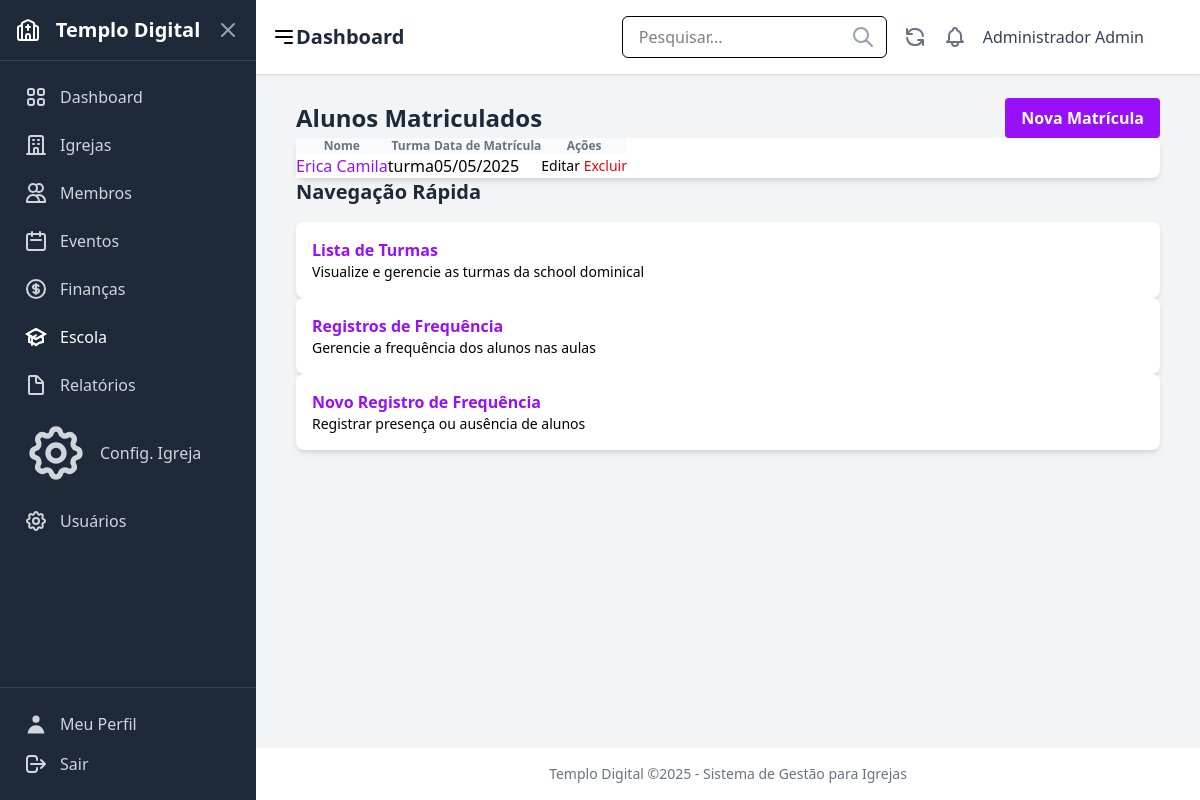
The app's page /escola/alunos/ (signed in) with its own data.
### users/models.py (models this page shows, shortened)
class CustomUser(AbstractUser):
    ROLE_CHOICES = [
        ('admin', 'Administrador'),
        ('pastor', 'Pastor'),
        ('secretario', 'Secretário'),
        ('tesoureiro', 'Tesoureiro'),
        ('lider', 'Líder'),
        ('membro', 'Membro'),
    ]
    role = models.CharField(
        _('Função'),
        max_length=20,
        choices=ROLE_CHOICES,
        default='membro',
        help_text=_('Define o nível de permissão do usuário no sistema')
    )
    phone = models.CharField(
        _('Telefone'),
        max_length=20,
        blank=True,
        null=True
    )
    address = models.TextField(
        _('Endereço'),
        blank=True,
        null=True
    )
    profile_image = models.ImageField(
        _('Imagem de Perfil'),
        upload_to='profile_images/',
        blank=True,
        null=True
    )
    class Meta:
        verbose_name = _('Usuário')
        verbose_name_plural = _('Usuários')

### school/models.py (models this page shows, shortened)
class Student(models.Model):
    member = models.ForeignKey(Member, on_delete=models.CASCADE, related_name="student_enrollments", verbose_name="Membro (Aluno)")
    school_class = models.ForeignKey(SchoolClass, on_delete=models.CASCADE, related_name="students", verbose_name="Turma")
    enrollment_date = models.DateField(auto_now_add=True, verbose_name="Data de Matrícula")
    created_at = models.DateTimeField(auto_now_add=True, verbose_name="Criado em")
    updated_at = models.DateTimeField(auto_now=True, verbose_name="Atualizado em")
    class Meta:
        verbose_name = "Aluno"
        verbose_name_plural = "Alunos"
        unique_together = [("member", "school_class")] # Um membro só pode estar em uma turma uma vez?
        ordering = ["school_class", "member__name"]

class SchoolClass(models.Model):
    name = models.CharField(max_length=255, verbose_name="Nome da Turma")
    description = models.TextField(blank=True, null=True, verbose_name="Descrição")
    teacher = models.ForeignKey(Member, on_delete=models.SET_NULL, null=True, blank=True, related_name="taught_classes", verbose_name="Professor")
    room = models.CharField(max_length=100, blank=True, null=True, verbose_name="Sala")
    schedule = models.CharField(max_length=255, blank=True, null=True, verbose_name="Horário")
    max_students = models.PositiveIntegerField(blank=True, null=True, verbose_name="Máximo de Alunos")
    created_at = models.DateTimeField(auto_now_add=True, verbose_name="Criado em")
    updated_at = models.DateTimeField(auto_now=True, verbose_name="Atualizado em")
    class Meta:
        verbose_name = "Turma da Escola Dominical"
        verbose_name_plural = "Turmas da Escola Dominical"
        ordering = ["name"]

### members/models.py (models this page shows, shortened)
class Member(models.Model):
    MEMBER_TYPE_CHOICES = [
        ("membro", "Membro"),
        ("visitante", "Visitante"),
        ("obreiro", "Obreiro"),
    ]
    GENDER_CHOICES = [
        ("M", "Masculino"),
        ("F", "Feminino"),
        ("O", "Outro"),
    ]
    MARITAL_STATUS_CHOICES = [
        ("solteiro", "Solteiro(a)"),
        ("casado", "Casado(a)"),
        ("divorciado", "Divorciado(a)"),
        ("viuvo", "Viúvo(a)"),
    ]
    STATUS_CHOICES = [
        ("ativo", "Ativo"),
        ("inativo", "Inativo"),
        ("transferido", "Transferido"),
        ("disciplina", "Em Disciplina"),
        ("visitante", "Visitante"),
    ]
    user = models.OneToOneField(settings.AUTH_USER_MODEL, on_delete=models.SET_NULL, null=True, blank=True, verbose_name="Usuário do Sistema")
    name = models.CharField(max_length=255, verbose_name="Nome Completo")
    birth_date = models.DateField(null=True, blank=True, verbose_name="Data de Nascimento")
    gender = models.CharField(max_length=10, choices=GENDER_CHOICES, null=True, blank=True, verbose_name="Sexo")
    marital_status = models.CharField(max_length=15, choices=MARITAL_STATUS_CHOICES, null=True, blank=True, verbose_name="Estado Civil")
    address = models.TextField(blank=True, null=True, verbose_name="Endereço")
    phone = models.CharField(max_length=20, blank=True, null=True, verbose_name="Telefone")
    email = models.EmailField(blank=True, null=True, verbose_name="Email")
    baptism_date = models.DateField(null=True, blank=True, verbose_name="Data de Batismo")
    join_date = models.DateField(blank=True, null=True, verbose_name="Data de Ingresso")
    origin_church = models.CharField(max_length=255, blank=True, null=True, verbose_name="Igreja de Origem")
    member_type = models.CharField(max_length=50, choices=MEMBER_TYPE_CHOICES, default="membro", verbose_name="Tipo de Membro") # Pode ser redundante com role
    role = models.CharField(max_length=100, blank=True, null=True, verbose_name="Cargo/Função")
    status = models.CharField(max_length=15, choices=STATUS_CHOICES, default="ativo", verbose_name="Status")
    church = models.ForeignKey(Church, on_delete=models.SET_NULL, null=True, blank=True, related_name="members", verbose_name="Igreja Atual")
    photo = models.ImageField(upload_to='member_photos/', null=True, blank=True, verbose_name="Foto")
    notes = models.TextField(blank=True, null=True, verbose_name="Observações")
    created_at = models.DateTimeField(auto_now_add=True, verbose_name="Criado em")
    updated_at = models.DateTimeField(auto_now=True, verbose_name="Atualizado em")
    class Meta:
        verbose_name = "Membro"
        verbose_name_plural = "Membros"
        ordering = ["name"]

### school/views.py (the view)
# urls.py: path("alunos/", views.student_list, name="student_list"), # Pode ser acessado com ?class_pk=ID
@login_required
def student_list(request):
    class_pk = request.GET.get("class_pk")
    students = Student.objects.all().select_related("member", "school_class").order_by("school_class__name", "member__name")
    school_class_filter = None # Renamed to avoid conflict
    if class_pk:
        school_class_filter = get_object_or_404(SchoolClass, pk=class_pk)
        students = students.filter(school_class=school_class_filter)
    return render(request, "schools/student_list.html", {
        "students": students,
        "school_class_filter": school_class_filter,
        "active_menu": "school",
    })

### school/templates/schools/student_list.html (shortened to what this page needs)
{% extends 'core/base.html' %}
{% load static %}
{% block content %}
<div class="container mx-auto px-4 py-6">
    <div class="flex justify-between items-center mb-6">
        <h1 class="text-2xl font-bold text-gray-800">Alunos Matriculados</h1>
        <a href="{% url 'school:student_create' %}" class="bg-purple-600 hover:bg-purple-700 text-white font-bold py-2 px-4 rounded">
            Nova Matrícula
        </a>
    </div>
    <div class="bg-white shadow-md rounded-lg overflow-hidden">
        {% if students %}
        <table class="min-w-full divide-y divide-gray-200">
            <thead class="bg-gray-50">
                <tr>
                    <th scope="col" class="px-6 py-3 text-left text-xs font-medium text-gray-500 uppercase tracking-wider">Nome</th>
                    <th scope="col" class="px-6 py-3 text-left text-xs font-medium text-gray-500 uppercase tracking-wider">Turma</th>
                    <th scope="col" class="px-6 py-3 text-left text-xs font-medium text-gray-500 uppercase tracking-wider">Data de Matrícula</th>
                    <th scope="col" class="px-6 py-3 text-left text-xs font-medium text-gray-500 uppercase tracking-wider">Ações</th>
                </tr>
            </thead>
            <tbody class="bg-white divide-y divide-gray-200">
                {% for student in students %}
                <tr>
                    <td class="px-6 py-4 whitespace-nowrap">
                        <a href="{% url 'school:student_detail' student.pk %}" class="text-purple-600 hover:text-purple-900">{{ student.member.name }}</a>
                    </td>
                    <td class="px-6 py-4 whitespace-nowrap">{{ student.school_class.name }}</td>
                    <td class="px-6 py-4 whitespace-nowrap">{{ student.enrollment_date|date:"d/m/Y" }}</td>
                    <td class="px-6 py-4 whitespace-nowrap text-sm font-medium">
                        <a href="{% url 'school:student_update' student.pk %}" class="text-indigo-600 hover:text-indigo-900 mr-3">Editar</a>
                        <a href="{% url 'school:student_delete' student.pk %}" class="text-red-600 hover:text-red-900">Excluir</a>
                    </td>
                </tr>
                {% endfor %}
            </tbody>
        </table>
        {% else %}
        <div class="p-6 text-center text-gray-500">
            Nenhum aluno matriculado. <a href="{% url 'school:student_create' %}" class="text-purple-600 hover:text-purple-900">Criar nova matrícula</a>.
        </div>
        {% endif %}
    </div>
    <div class="mt-8">
        <div class="flex justify-between items-center mb-4">
            <h2 class="text-xl font-bold text-gray-800">Navegação Rápida</h2>
        </div>
        <div class="grid grid-cols-1 md:grid-cols-3 gap-4">
            <a href="{% url 'school:school_class_list' %}" class="bg-white p-4 rounded-lg shadow-md hover:shadow-lg transition-shadow">
                <h3 class="font-semibold text-purple-600">Lista de Turmas</h3>
                <p class="text-gray-600 text-sm mt-1">Visualize e gerencie as turmas da school dominical</p>
            </a>
            <a href="{% url 'school:attendance_list' %}" class="bg-white p-4 rounded-lg shadow-md hover:shadow-lg transition-shadow">
                <h3 class="font-semibold text-purple-600">Registros de Frequência</h3>
                <p class="text-gray-600 text-sm mt-1">Gerencie a frequência dos alunos nas aulas</p>
            </a>
            <a href="{% url 'school:attendance_create' %}" class="bg-white p-4 rounded-lg shadow-md hover:shadow-lg transition-shadow">
                <h3 class="font-semibold text-purple-600">Novo Registro de Frequência</h3>
                <p class="text-gray-600 text-sm mt-1">Registrar presença ou ausência de alunos</p>
            </a>
        </div>
    </div>
</div>
{% endblock %}

### core/templates/core/base.html (shortened to what this page needs)
{% load static tailwind_tags %}
<!DOCTYPE html>
<html lang="pt-br">
  <head>
    {% tailwind_css %}
  </head>
  <body class="bg-gray-100 ml-64" x-data="{ isSidebarOpen: false }">
    <div class="flex min-h-screen">
      {% if user.is_authenticated %}
      <aside
        class="w-64 bg-gray-800 text-white flex flex-col fixed inset-y-0 left-0 z-30 transform -translate-x-full md:translate-x-0 transition-transform duration-300 ease-in-out"
        :class="{ 'translate-x-0': isSidebarOpen }"
        x-cloak
      >
      {% include "parts/sidebar.html" %}
        <div class="p-4 border-t border-gray-700">
          <a href="{% url 'users:profile' %}" class="flex items-center p-2 text-gray-300 hover:bg-gray-700 hover:text-white rounded-md mb-2">
            {% include 'icons/profile.html' %} <span class="ml-3">Meu Perfil</span>
          </a>
          <form method="post" action="{% url 'users:logout' %}">
            <button type="submit" class="flex items-center w-full p-2 text-gray-300 hover:bg-gray-700 hover:text-white rounded-md cursor-pointer">
                {% include 'icons/logout.html' %} <span class="ml-3">Sair</span>
            </button>
          </form>
        </div>
      </aside>
      {% endif %}
      <div class="flex-1 flex flex-col {% if user.is_authenticated %}md:ml-64{% endif %}">
          {% if user.is_authenticated %}
          <header class="bg-white shadow-sm p-4 flex justify-between items-center sticky top-0 z-10">
            <div class="flex items-center">
              <button @click="isSidebarOpen = !isSidebarOpen" class="md:hidden mr-4 text-gray-600 hover:text-gray-800">
                <svg class="w-6 h-6" fill="none" stroke="currentColor" viewBox="0 0 24 24" xmlns="http://www.w3.org/2000/svg"><path stroke-linecap="round" stroke-linejoin="round" stroke-width="2" d="M4 6h16M4 12h16m-7 6h7"></path></svg>
              </button>
              <h1 class="text-xl md:text-2xl font-semibold text-gray-800">
                {% block page_title %}Dashboard{% endblock %}
              </h1>
            </div>
            <div class="flex items-center space-x-4">
              <div class="relative hidden md:block">
                <input type="text" placeholder="Pesquisar..." class="px-4 py-2 border rounded-md focus:outline-none focus:ring-2 focus:ring-sky-500" />
                <span class="absolute right-3 top-1/2 transform -translate-y-1/2 text-gray-400">{% include 'icons/pesquisar.html' %}</span>
              </div>
              <button class="text-gray-500 hover:text-gray-700 hidden md:block">{% include 'icons/atualizar.html' %}</button>
              <button class="text-gray-500 hover:text-gray-700">{% include 'icons/notificacoes.html' %}</button>
              <div class="flex items-center space-x-2">
                <span class="text-gray-700 hidden sm:inline">{{ user.get_full_name|default:user.username }}</span>
                {% if user.profile_image %}
                  <img src="{{ user.profile_image.url }}" alt="User Avatar" class="w-8 h-8 rounded-full object-cover" />
                {% else %}
                  <div class="w-8 h-8 rounded-full bg-sky-500 flex items-center justify-center text-white font-semibold">
                  </div>
                {% endif %}
              </div>
            </div>
          </header>
          {% endif %}
          <main class="flex-grow p-6">
            {% block content %}{% endblock %}
          </main>
          {% if user.is_authenticated %}
          <footer class="bg-white text-center p-4 text-sm text-gray-500 mt-auto">
            <p>Templo Digital ©{% now 'Y' %} - Sistema de Gestão para Igrejas</p>
          </footer>
          {% endif %}
      </div>
    </div>
  </body>
</html>

### records on screen
CustomUser: get_full_name "Administrador Admin"
Student: member.name "Erica Camila", school_class.name "turma", enrollment_date "05/05/2025"
